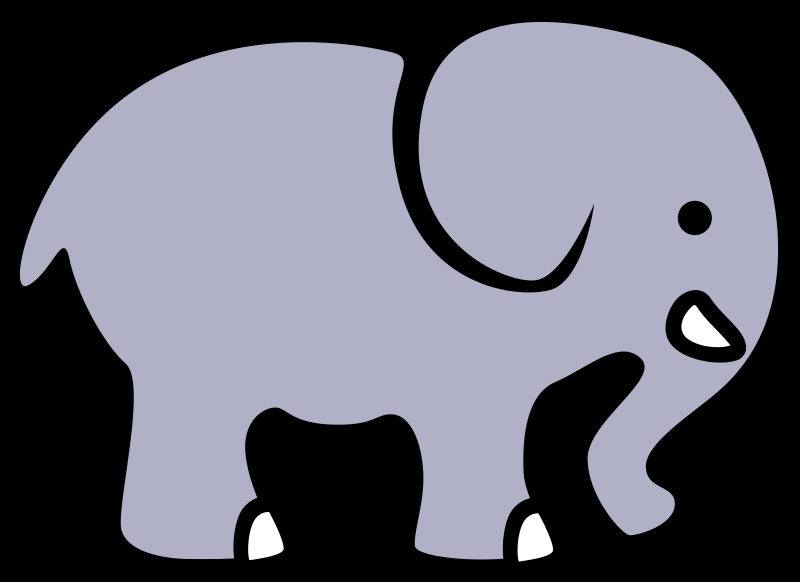
#> input picture assets/images/elephant.png, 2400 x 1744 px (shown at 1/3 size)
$ python -i turtle_preprocess.py   (imports and definitions only)
#> lines starting #> are read from the running program, lines starting #| are printed output that depends on the picture; after the words box and inside, x2 and y2 are one past the last pixel; in counts of white or black regions, pixels touching at a corner belong together
#> further down, picture is the input picture: shape (1744, 2400, 3); mean B, G, R 116.2, 103, 103
import numpy as np
import cv2
import os

def show(img, size=1000):
    h, w = img.shape[:2]
    m = max(h, w)

    img = cv2.resize(img, (int(w/m*size), int(h/m*size)))
    cv2.imshow("image", img)
    cv2.waitKey(0)
    cv2.destroyAllWindows()

def find_file(folder_path, file_name):
    files = os.listdir(folder_path)

    for file in files:
        base_name, extension = os.path.splitext(file)
        if base_name == file_name:
            return os.path.join(folder_path, file)

    return None

def get_outline(im):
    imgray = cv2.cvtColor(im, cv2.COLOR_BGR2GRAY)
    ret, thresh = cv2.threshold(imgray, 127, 255, 0)
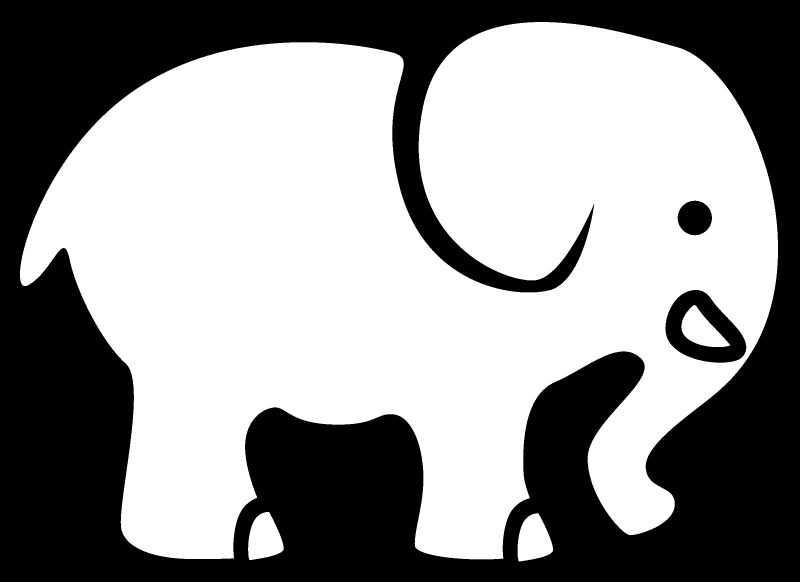
#> thresh: shape (1744, 2400) (shown at 1/3 size); 58.1% white; 3 black regions
    contours, hierarchy = cv2.findContours(thresh, cv2.RETR_TREE, cv2.CHAIN_APPROX_SIMPLE)
#> contours = 6 contours; box (x1, y1, x2, y2) and area: (60, 66, 2334, 1678) 2440806, (1995, 869, 2240, 1089) 36995, (744, 1536, 851, 1680) 10840, (1553, 1540, 1659, 1685) 10839, (2044, 915, 2191, 1041) 9618, (2032, 601, 2137, 707) 8464

    return contours

def get_colors(im):
    pass


# [1 line not run here, left out]
# [1 line that did not run here, left out]
# [1 line not run here, left out]

"""
Outlines
"""

# [1 line that did not run here, left out]

# Display outlines
# [7 lines not run here, left out]

# Optionally remove contours
# [1 line that did not run here, left out]
# [4 lines not run here, left out]

# [1 line that did not run here, left out]

# Save
# [1 line that did not run here, left out]
# [1 line that did not run here, left out]
# [6 lines not run here, left out]

"""
Colors
"""

>>> import cv2
>>> picture = cv2.imread('assets/images/elephant.png')
>>> result = get_outline(picture)
#> result has the same summary as contours in get_outline
